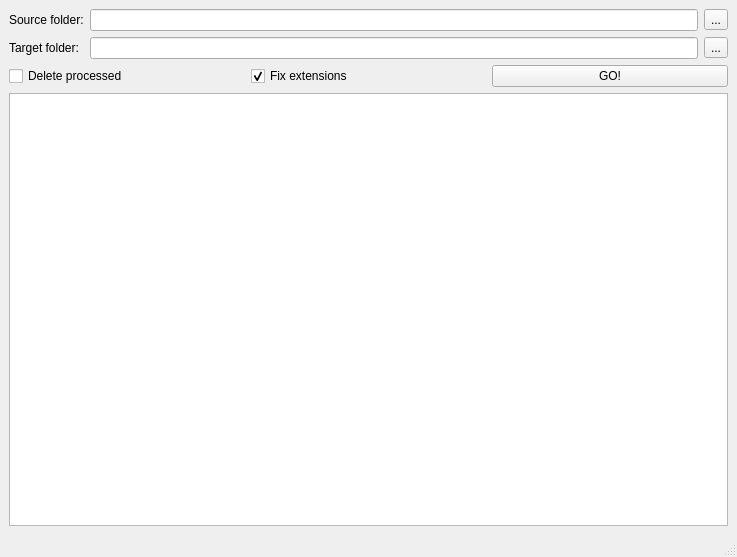
<?xml version="1.0" encoding="UTF-8"?>
<ui version="4.0">
 <class>MainWindow</class>
 <widget class="QMainWindow" name="MainWindow">
  <property name="geometry">
   <rect>
    <x>0</x>
    <y>0</y>
    <width>737</width>
    <height>557</height>
   </rect>
  </property>
  <property name="windowTitle">
   <string notr="true">MainWindow</string>
  </property>
  <widget class="QWidget" name="centralwidget">
   <layout class="QVBoxLayout" name="verticalLayout">
    <item>
     <layout class="QGridLayout" name="gridLayout">
      <item row="0" column="0">
       <widget class="QLabel" name="src_label">
        <property name="text">
         <string>Source folder:</string>
        </property>
       </widget>
      </item>
      <item row="0" column="1">
       <widget class="QLineEdit" name="src_edit"/>
      </item>
      <item row="0" column="2">
       <widget class="QToolButton" name="browse_src_btn">
        <property name="text">
         <string notr="true">...</string>
        </property>
       </widget>
      </item>
      <item row="1" column="0">
       <widget class="QLabel" name="dst_label">
        <property name="text">
         <string>Target folder:</string>
        </property>
       </widget>
      </item>
      <item row="1" column="1">
       <widget class="QLineEdit" name="dst_edit"/>
      </item>
      <item row="1" column="2">
       <widget class="QToolButton" name="browse_dst_btn">
        <property name="text">
         <string notr="true">...</string>
        </property>
       </widget>
      </item>
     </layout>
    </item>
    <item>
     <layout class="QHBoxLayout" name="horizontalLayout">
      <item>
       <widget class="QCheckBox" name="delete_processed_chb">
        <property name="toolTip">
         <string>&lt;html&gt;&lt;head/&gt;&lt;body&gt;&lt;p&gt;Delete processed files from source directory (files will be &lt;span style=&quot; font-weight:600;&quot;&gt;moved&lt;/span&gt; to target directory).&lt;/p&gt;&lt;p&gt;Source directory will be removed if there is no more files in it.&lt;/p&gt;&lt;/body&gt;&lt;/html&gt;</string>
        </property>
        <property name="text">
         <string>Delete processed</string>
        </property>
       </widget>
      </item>
      <item>
       <widget class="QCheckBox" name="fix_extensions_chb">
        <property name="toolTip">
         <string>&lt;html&gt;&lt;head/&gt;&lt;body&gt;&lt;p&gt;Change file extension to correct if incorrect extension will detected.&lt;/p&gt;&lt;p&gt;Unsupported files will not changed.&lt;/p&gt;&lt;/body&gt;&lt;/html&gt;</string>
        </property>
        <property name="text">
         <string>Fix extensions</string>
        </property>
        <property name="checked">
         <bool>true</bool>
        </property>
       </widget>
      </item>
      <item>
       <widget class="QPushButton" name="start_stop_btn">
        <property name="text">
         <string>GO!</string>
        </property>
       </widget>
      </item>
     </layout>
    </item>
    <item>
     <widget class="QTextEdit" name="log_view">
      <property name="readOnly">
       <bool>true</bool>
      </property>
     </widget>
    </item>
   </layout>
  </widget>
  <widget class="QMenuBar" name="menubar">
   <property name="geometry">
    <rect>
     <x>0</x>
     <y>0</y>
     <width>737</width>
     <height>22</height>
    </rect>
   </property>
  </widget>
  <widget class="QStatusBar" name="statusbar"/>
 </widget>
 <tabstops>
  <tabstop>src_edit</tabstop>
  <tabstop>browse_src_btn</tabstop>
  <tabstop>dst_edit</tabstop>
  <tabstop>browse_dst_btn</tabstop>
  <tabstop>delete_processed_chb</tabstop>
  <tabstop>fix_extensions_chb</tabstop>
  <tabstop>start_stop_btn</tabstop>
  <tabstop>log_view</tabstop>
 </tabstops>
 <resources/>
 <connections/>
</ui>
